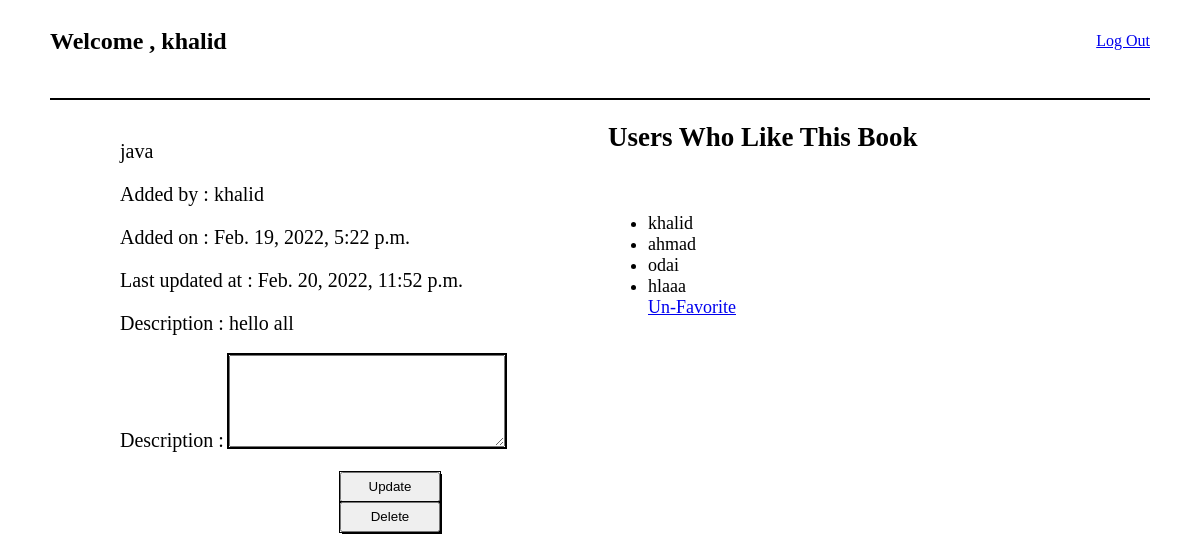
/book_details/1 (signed in), run on the app's committed database.
### login_updated_app/models.py (models this page shows)
class User(models.Model):
    first_name=models.CharField(max_length=255)
    last_name=models.CharField(max_length=255)
    email=models.CharField(max_length=255)
    password=models.CharField(max_length=255)
    created_at = models.DateTimeField(auto_now_add=True)
    updated_at = models.DateTimeField(auto_now=True)
    objects = UserManager()

class Book(models.Model):
    title=models.CharField(max_length=255)
    desc=models.TextField()
    uploaded_by = models.ForeignKey(User , related_name="books_uploaded", on_delete = models.CASCADE)
    users_who_like = models.ManyToManyField(User , related_name="liked_books")
    created_at = models.DateTimeField(auto_now_add=True)
    updated_at = models.DateTimeField(auto_now=True)

### favorite_book_app/views.py (the view)
# urls.py: path('book_details/<book_id>' , views.book_details),
def book_details(request,book_id):
    this_book = Book.objects.get(id = book_id)
    print(this_book.id)
    this_user = User.objects.get(id=request.session['user_id'])
    user_name = this_user.first_name
    cont={
        'this_book' : this_book,
        'this_user' : this_user,
        'user_name' : user_name
    }
    return render(request , 'Book_details.html' , cont)

### favorite_book_app/templates/Book_details.html (shortened to what this page needs)
<!DOCTYPE html>
<html lang="en">
<head>
</head>
<body>
    <nav>
        <div><h1>Welcome , {{this_user.first_name}}</h1></div>
        <div class="link"><a href="/">Log Out</a></div>
    </nav>
    <div class="all">
        <div class="details">
            <p>{{this_book.title}}</p>
            <p> Added by : {{this_book.uploaded_by.first_name}}</p>
            <p>Added on : {{this_book.created_at}}</p>
            <p>Last updated at : {{this_book.updated_at}}</p>
            <p>Description : {{this_book.desc}}</p>
            {% if this_user.id == this_book.uploaded_by.id %}
            <form action="/update/{{this_book.id}}" method="post">
                <p>Description :
                    <textarea class="text" name="update_desc"></textarea>
                </p>
                <input class="click" type="submit" value="Update">
            </form>
            <form action="/remove/{{this_book.id}}" method="post">
                <input class="click" type="submit" value="Delete">
            </form>
            {% endif %}
        </div>
        <aside>
            <h1>Users Who Like This Book </h1>
            <div class="favoriteUsers">
                <div>
                    <ul>
                        {% for user in this_book.users_who_like.all %}
                            <li>{{user.first_name}}</li>
                        {% endfor %}
                        {% if this_user in this_book.users_who_like.all %}
                            <a href="/unfavorite/{{this_book.id}}">Un-Favorite</a>
                        {% else %}
                            <a href="/add/{{this_book.id}}">Add to Favorite</a>
                        {% endif %}
                    </ul>
                </div>
            </div>
        </aside>
    </div>
</body>
</html>

### favorite_book_app/templates/Book_details.html (style rules this page uses)
nav { width: 1100px; border-bottom: black solid 2px; display: flex; justify-content: space-between; margin: 0 auto; }
.link { width: 100px; height: 65px; display: flex; justify-content: end; align-items: center; }
h1 { width: 500px; height: 50px; }
.all { display: flex; justify-content: space-between ; width: 1100px; }
.favoriteUsers { display: flex; justify-content: space-between; width: 300px; }
.details { font-family: cursive; font-size: 20px; height: 474px; width: 495px; margin: 20px 0px 0px 112px; }
.text { outline: 2px solid black; height: 86px; width: 270px; }
.click { height: 30px; width: 100px; outline: 1px solid black; box-shadow: 2px 2px black; margin-left: 220px; }
aside { font-family: cursive; margin-left: 80px; font-size: 18px; }

### data on the page
User: first_name "khalid"
Book: title "java", uploaded_by.first_name "khalid", created_at "Feb. 19, 2022, 5:22 p.m.", updated_at "Feb. 20, 2022, 11:52 p.m.", desc "hello all"
User: first_name "ahmad"
User: first_name "odai"
User: first_name "hlaaa"
